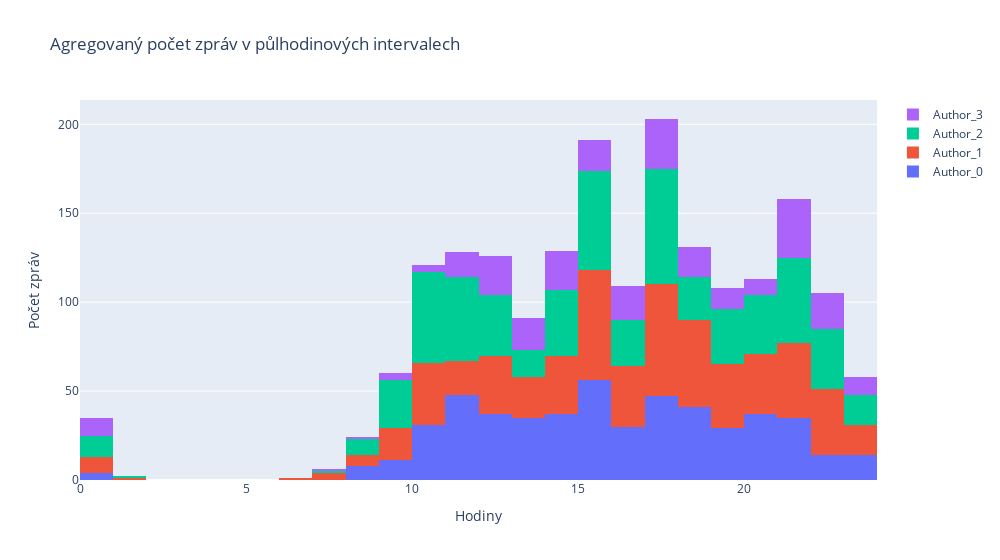

The notebook cell this image was saved under:
### Code cell
display_half_hours_histogram(writers, names, times, True)

### Figure 1 — Plotly figure (JSON) as saved in the notebook; plotly's stock layout.template omitted (floating-point values rounded to 4 significant figures; data arrays with more than 128 entries replaced by an {"elided": "..."} marker saying what was removed)
{"data": [{"name": "Author_0", "type": "histogram", "x": {"elided": "514 float values"}, "xbins": {"end": 24, "size": 1, "start": 0}}, {"name": "Author_1", "type": "histogram", "x": {"elided": "556 float values"}, "xbins": {"end": 24, "size": 1, "start": 0}}, {"name": "Author_2", "type": "histogram", "x": {"elided": "568 float values"}, "xbins": {"end": 24, "size": 1, "start": 0}}, {"name": "Author_3", "type": "histogram", "x": {"elided": "261 float values"}, "xbins": {"end": 24, "size": 1, "start": 0}}], "layout": {"barmode": "stack", "title": {"text": "Agregovaný počet zpráv v půlhodinových intervalech"}, "width": 1000, "xaxis": {"title": {"text": "Hodiny"}}, "yaxis": {"title": {"text": "Počet zpráv"}}}}
